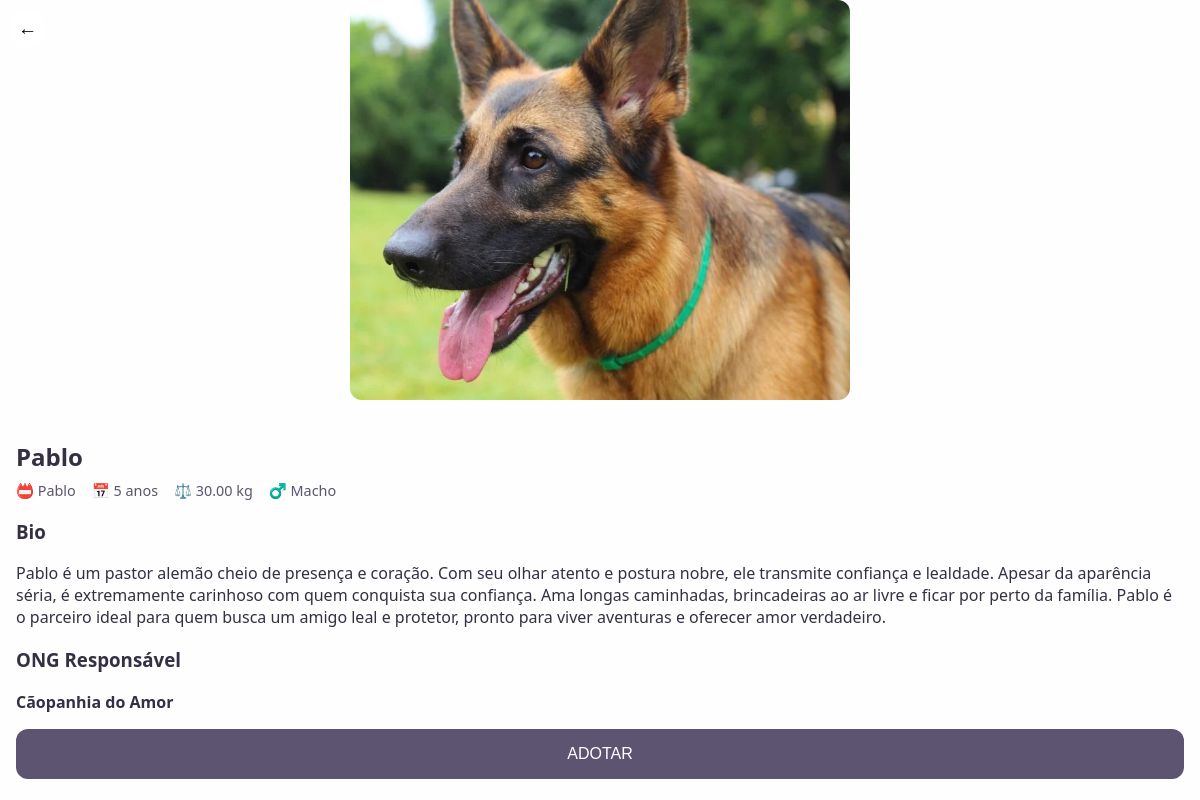
Page /pet.php?id=1 on the committed database.
### tables this page shows
CREATE TABLE IF NOT EXISTS `animais` (
  `id` int NOT NULL AUTO_INCREMENT,
  `ong_id` int NOT NULL,
  `nome_animal` varchar(100) NOT NULL,
  `peso` decimal(5,2) NOT NULL,
  `descricao` text,
  `idade` int DEFAULT NULL,
  `tipo` varchar(50) DEFAULT NULL,
  `sexo` varchar(10) DEFAULT NULL,
  PRIMARY KEY (`id`),
  KEY `ong_id` (`ong_id`)
);

CREATE TABLE IF NOT EXISTS `ongs` (
  `id` int NOT NULL AUTO_INCREMENT,
  `numero_ong` varchar(20) NOT NULL,
  `nome_ong` varchar(100) NOT NULL,
  PRIMARY KEY (`id`)
);

### pet.php (the view, shortened to what this page needs)
<?php
include 'conexao.php';
$id = isset($_GET['id']) ? intval($_GET['id']) : 0;
$sql = "SELECT a.*, o.nome_ong, o.numero_ong FROM animais a JOIN ongs o ON a.ong_id = o.id WHERE a.id = $id";
$res = $conexao->query($sql);
if ($res->num_rows > 0) {
  $animal = $res->fetch_assoc();
} else {
  echo '<p>Animal não encontrado.</p>';
  exit;
}
$sqlFotos = "SELECT caminho_foto FROM fotos_animais WHERE animal_id = $id";
$resFotos = $conexao->query($sqlFotos);
$fotos = [];
if ($resFotos && $resFotos->num_rows > 0) {
  while ($foto = $resFotos->fetch_assoc()) {
    $fotos[] = $foto['caminho_foto'];
  }
}
?>
<!DOCTYPE html>
<html lang="PT-br">
<head>
  <link rel="stylesheet" href="style.css" />
</head>
<body>
  <div class="pet-detail-page">
    <div class="pet-header">
      <button onclick="history.back()">←</button>
      <?php if (count($fotos) > 0): ?>
        <div class="carousel-container">
          <div class="carousel">
            <?php foreach ($fotos as $i => $foto): ?>
              <img src="<?php echo htmlspecialchars($foto); ?>" alt="<?php echo htmlspecialchars($animal['nome_animal']); ?>" class="pet-main-img<?php echo $i === 0 ? ' active' : ''; ?>" data-index="<?php echo $i; ?>" />
            <?php endforeach; ?>
          </div>
        </div>
      <?php else: ?>
        <img src="uploads/teste.png" alt="Sem foto" class="pet-main-img" />
      <?php endif; ?>
    </div>
    <div class="pet-info-section">
      <h2><?php echo htmlspecialchars($animal['nome_animal']); ?></h2>
      <div class="pet-stats">
        <span>📛 <?php echo htmlspecialchars($animal['nome_animal']); ?></span>
        <span>📅 <?php echo htmlspecialchars($animal['idade']); ?> anos</span>
        <span>⚖️ <?php echo htmlspecialchars($animal['peso']); ?> kg</span>
        <span><?php echo (isset($animal['sexo']) && strtolower($animal['sexo']) === 'femea' ? '♀️ Fêmea' : (isset($animal['sexo']) ? '♂️ Macho' : '')); ?></span>
      </div>
      <div class="bio">
        <h3>Bio</h3>
        <p><?php echo htmlspecialchars($animal['descricao'] ?? 'Sem descrição.'); ?></p>
        <h3>ONG Responsável</h3>
        <p><strong><?php echo htmlspecialchars($animal['nome_ong']); ?></strong></p>
      </div>
      <button class="adopt-btn" onclick="window.open('https://wa.me/<?php echo preg_replace('/\D/', '', $animal['numero_ong']); ?>?text=<?php echo urlencode('Olá! Tenho interesse em adotar o pet ' . $animal['nome_animal'] . '. Poderia me passar mais informações?'); ?>','_blank')">ADOTAR</button>
    </div>
  </div>
</body>
</html>

### style.css (style rules this page uses)
body { margin: 0; font-family: 'Segoe UI', sans-serif; background-color: #fefefe; color: #333; }
.pet-detail-page { font-family: 'Segoe UI', sans-serif; background-color: #fefefe; color: #352F44; min-height: 100vh; display: flex; flex-direction: column; }
.pet-header { position: relative; }
.pet-header button { position: absolute; top: 10px; left: 10px; background: #ffffffcc; border: none; border-radius: 50%; padding: 0.5rem; font-size: 1.2rem; z-index: 10; }
.pet-main-img { min-width: 100%; width: 100%; height: 500px; object-fit: cover; background: #f6f8fa; opacity: 0; transition: opacity 0.4s; pointer-events: none; position: absolute; left: 0; top: 0; border-radius: 12px; box-shadow: 0 2px 8px rgba(0,0,0,0.08); }
.pet-info-section { padding: 1rem; flex: 1; }
.pet-info-section h2 { margin-top: 0.5rem; margin-bottom: 0; }
.pet-stats { display: flex; gap: 1rem; margin-top: 0.5rem; font-size: 0.9rem; color: #5C5470; }
.bio { margin-top: 1rem; }
.adopt-btn { display: block; width: 100%; margin-top: 1rem; padding: 1rem; background-color: #5C5470; color: white; border: none; border-radius: 12px; font-size: 1rem; margin-bottom: 0; cursor: pointer; }
.carousel-container { position: relative; width: 100%; max-width: 500px; margin: 0 auto 1rem auto; overflow: hidden; background: #fff; border-radius: 12px; }
.carousel { display: flex; position: relative; height: 400px; align-items: center; justify-content: center; }
.pet-main-img.active { opacity: 1; pointer-events: auto; position: relative; z-index: 2; }

### rows in the picture
animais: nome_animal "Pablo", idade "5", peso "30.00", descricao "Pablo é um pastor alemão cheio de presença e coração. Com seu olhar atento e postura nobre, ele transmite confiança e lealdade. Apesar da aparência séria, é extremamente carinhoso com quem conquista sua confiança. Ama longas caminhadas, brincadeiras ao ar livre e ficar por perto da família. Pablo é o parceiro ideal para quem busca um amigo leal e protetor, pronto para viver aventuras e oferecer amor verdadeiro.", ong.nome_ong "Cãopanhia do Amor"
